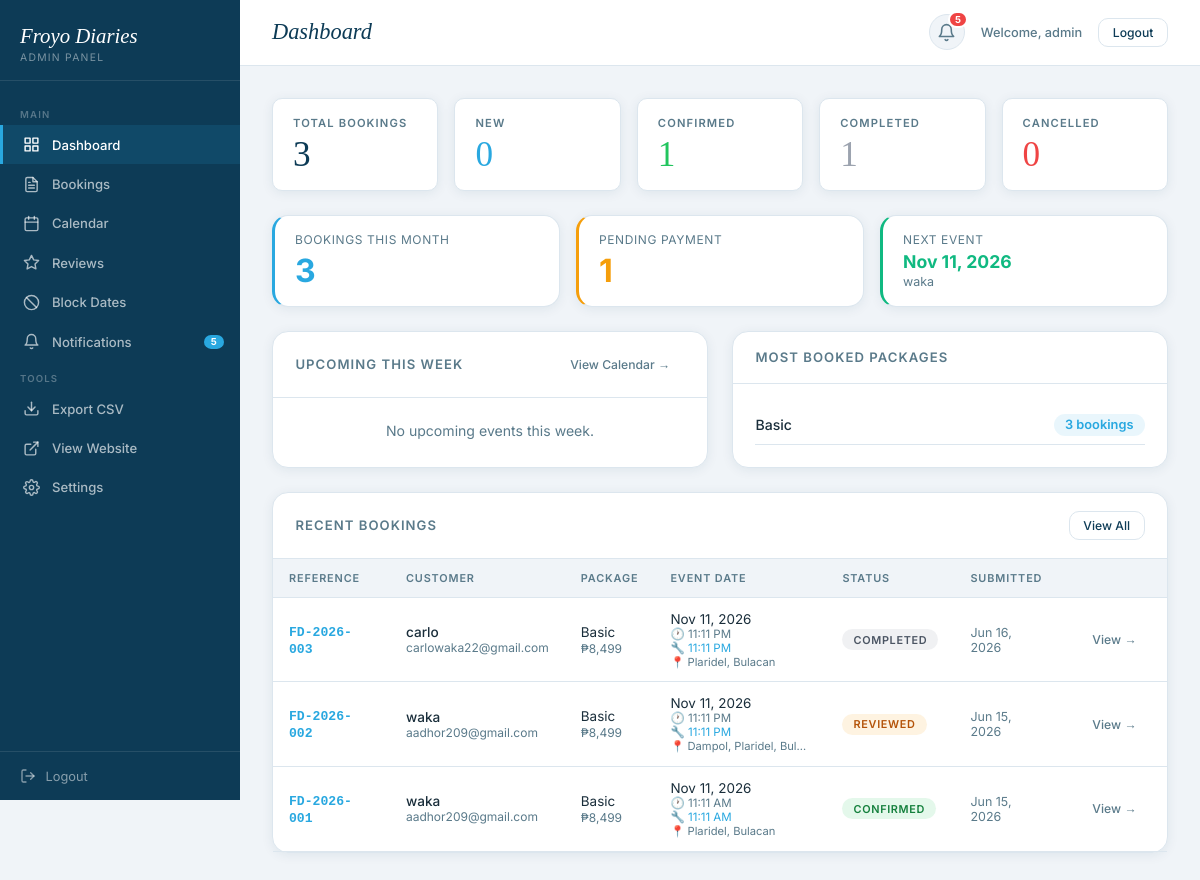
The page /dashboard/ (signed in) on the database its author committed.
### landing/models.py (models this page shows, shortened)
class Booking(models.Model):
    STATUS_CHOICES = [
        ('new',       'New'),
        ('reviewed',  'Reviewed'),
        ('confirmed', 'Confirmed'),
        ('completed', 'Completed'),
        ('cancelled', 'Cancelled'),
    ]
    PKG_TYPE_CHOICES = [
        ('froyo',   'Frozen Yogurt & Soft Serve'),
        ('taiyaki', 'Koi Taiyaki'),
    ]
    reference    = models.CharField(max_length=20, unique=True, blank=True)
    name         = models.CharField(max_length=200)
    email        = models.EmailField()
    phone        = models.CharField(max_length=30, blank=True)
    event_type   = models.CharField(max_length=100, blank=True)
    event_date   = models.DateField(null=True, blank=True)
    event_time   = models.TimeField(null=True, blank=True,
                                    help_text="What time the event starts")
    setup_time   = models.TimeField(null=True, blank=True,
                                    help_text="What time we need to arrive for setup")
    venue        = models.TextField(blank=True, help_text="Full venue address")
    venue_lat    = models.CharField(max_length=30, blank=True)
    venue_lng    = models.CharField(max_length=30, blank=True)
    notes        = models.TextField(blank=True)
    pkg_type     = models.CharField(max_length=20, choices=PKG_TYPE_CHOICES, default='froyo')
    pkg_name     = models.CharField(max_length=100)
    pkg_price    = models.CharField(max_length=30)
    sauces       = models.CharField(max_length=500, blank=True)
    crunches     = models.CharField(max_length=500, blank=True)
    fruits       = models.CharField(max_length=500, blank=True)
    status        = models.CharField(max_length=20, choices=STATUS_CHOICES, default='new')
    admin_notes   = models.TextField(blank=True)
    cancel_reason = models.TextField(blank=True)
    payment_notes = models.TextField(blank=True, help_text="Internal payment tracking notes")
    payment_received = models.BooleanField(default=False, help_text="Has payment been received?")
    created_at   = models.DateTimeField(auto_now_add=True)
    updated_at   = models.DateTimeField(auto_now=True)
    class Meta:
        ordering = ['-created_at']

### landing/admin_views.py (the view)
# urls.py: path('dashboard/',                   admin_views.dashboard,           name='dashboard'),
@login_required(login_url='/admin-login/')
def dashboard(request):
    now   = timezone.now()
    today = now.date()
    week_end = today + datetime.timedelta(days=7)
    total      = Booking.objects.count()
    new_count  = Booking.objects.filter(status='new').count()
    confirmed  = Booking.objects.filter(status='confirmed').count()
    cancelled  = Booking.objects.filter(status='cancelled').count()
    completed  = Booking.objects.filter(status='completed').count()
    upcoming = Booking.objects.filter(
        event_date__gte=today,
        event_date__lte=week_end,
    ).exclude(status='cancelled').order_by('event_date')[:5]
    recent = Booking.objects.order_by('-created_at')[:5]
    pkg_stats = Booking.objects.values('pkg_name').annotate(count=Count('id')).order_by('-count')[:5]
    this_month_bookings = Booking.objects.filter(
        created_at__year=today.year,
        created_at__month=today.month,
    ).count()
    pending_payment = Booking.objects.filter(
        status__in=['new', 'reviewed'],
        payment_received=False,
    ).count()
    next_event = Booking.objects.filter(
        event_date__gte=today,
    ).exclude(status='cancelled').order_by('event_date').first()
    context = {
        'total': total,
        'new_count': new_count,
        'confirmed': confirmed,
        'cancelled': cancelled,
        'completed': completed,
        'upcoming': upcoming,
        'recent': recent,
        'pkg_stats': pkg_stats,
        'today': today,
        'this_month_bookings': this_month_bookings,
        'pending_payment': pending_payment,
        'next_event': next_event,
    }
    return render(request, 'landing/admin/dashboard.html', context)

### landing/templates/landing/admin/dashboard.html (shortened to what this page needs)
{% extends "landing/admin/base_admin.html" %}
{% block page_title %}Dashboard{% endblock %}
{% block content %}
<div class="stats-grid">
  <div class="stat-card">
    <div class="stat-card__label">Total Bookings</div>
    <div class="stat-card__value">{{ total }}</div>
  </div>
  <div class="stat-card">
    <div class="stat-card__label">New</div>
    <div class="stat-card__value blue">{{ new_count }}</div>
  </div>
  <div class="stat-card">
    <div class="stat-card__label">Confirmed</div>
    <div class="stat-card__value green">{{ confirmed }}</div>
  </div>
  <div class="stat-card">
    <div class="stat-card__label">Completed</div>
    <div class="stat-card__value" style="color:var(--gray)">{{ completed }}</div>
  </div>
  <div class="stat-card">
    <div class="stat-card__label">Cancelled</div>
    <div class="stat-card__value red">{{ cancelled }}</div>
  </div>
</div>
<div style="display:grid;grid-template-columns:repeat(3,1fr);gap:1rem;margin-bottom:1.5rem">
  <div class="card" style="border-left:3px solid var(--accent)">
    <div class="card__body" style="padding:1rem 1.25rem">
      <div style="font-size:.75rem;color:var(--text-light);text-transform:uppercase;letter-spacing:.05em;margin-bottom:.25rem">Bookings This Month</div>
      <div style="font-size:2rem;font-weight:700;color:var(--accent)">{{ this_month_bookings }}</div>
    </div>
  </div>
  <div class="card" style="border-left:3px solid #f59e0b">
    <div class="card__body" style="padding:1rem 1.25rem">
      <div style="font-size:.75rem;color:var(--text-light);text-transform:uppercase;letter-spacing:.05em;margin-bottom:.25rem">Pending Payment</div>
      <div style="font-size:2rem;font-weight:700;color:#f59e0b">{{ pending_payment }}</div>
    </div>
  </div>
  <div class="card" style="border-left:3px solid #10b981">
    <div class="card__body" style="padding:1rem 1.25rem">
      <div style="font-size:.75rem;color:var(--text-light);text-transform:uppercase;letter-spacing:.05em;margin-bottom:.25rem">Next Event</div>
      {% if next_event %}
        <div style="font-size:1.1rem;font-weight:700;color:#10b981">{{ next_event.event_date|date:"M d, Y" }}</div>
        <div style="font-size:.78rem;color:var(--text-light);margin-top:.15rem">{{ next_event.name }}</div>
      {% else %}
        <div style="font-size:1rem;font-weight:600;color:var(--text-light)">None scheduled</div>
      {% endif %}
    </div>
  </div>
</div>
<div style="display:grid;grid-template-columns:1fr 1fr;gap:1.5rem;margin-bottom:1.5rem">
  <div class="card">
    <div class="card__header">
      <span class="card__title">Upcoming This Week</span>
      <a href="{% url 'landing:calendar_view' %}" class="btn btn--ghost btn--sm">View Calendar →</a>
    </div>
    <div class="card__body" style="padding:0">
      {% if upcoming %}
        <table>
          <thead><tr><th>Date</th><th>Customer</th><th>Package</th><th>Status</th><th>Payment</th></tr></thead>
          <tbody>
            {% for b in upcoming %}
            <tr>
              <td style="white-space:nowrap;font-weight:500">{{ b.event_date|date:"M d" }}</td>
              <td><a href="{% url 'landing:booking_detail' b.pk %}">{{ b.name }}</a></td>
              <td style="color:var(--text-light);font-size:.8rem">{{ b.pkg_name }}</td>
              <td><span class="badge badge--{{ b.status }}">{{ b.get_status_display }}</span></td>
              <td>
                {% if b.payment_received %}
                  <span style="font-size:.72rem;font-weight:600;color:#15803d">✅ Received</span>
                {% elif b.status == 'reviewed' %}
                  <span style="font-size:.72rem;font-weight:600;color:#92400e">⏳ Awaiting</span>
                {% else %}
                  <span style="font-size:.72rem;color:var(--text-light)">—</span>
                {% endif %}
              </td>
            </tr>
            {% endfor %}
          </tbody>
        </table>
      {% else %}
        <div style="padding:1.5rem;text-align:center;color:var(--text-light);font-size:.88rem">No upcoming events this week.</div>
      {% endif %}
    </div>
  </div>
  <div class="card">
    <div class="card__header">
      <span class="card__title">Most Booked Packages</span>
    </div>
    <div class="card__body">
      {% if pkg_stats %}
        {% for p in pkg_stats %}
        <div style="display:flex;align-items:center;justify-content:space-between;padding:.5rem 0;border-bottom:1px solid var(--border)">
          <span style="font-size:.88rem;font-weight:500">{{ p.pkg_name }}</span>
          <span style="font-size:.8rem;background:rgba(41,168,224,.1);color:var(--accent);padding:.2rem .7rem;border-radius:100px;font-weight:600">{{ p.count }} booking{{ p.count|pluralize }}</span>
        </div>
        {% endfor %}
      {% else %}
        <div style="text-align:center;color:var(--text-light);font-size:.88rem">No bookings yet.</div>
      {% endif %}
    </div>
  </div>
</div>
<div class="card">
  <div class="card__header">
    <span class="card__title">Recent Bookings</span>
    <a href="{% url 'landing:bookings_list' %}" class="btn btn--outline btn--sm">View All</a>
  </div>
  <div class="card__body" style="padding:0">
    {% if recent %}
    <div class="table-wrap">
      <table>
        <thead>
          <tr><th>Reference</th><th>Customer</th><th>Package</th><th>Event Date</th><th>Status</th><th>Submitted</th><th></th></tr>
        </thead>
        <tbody>
          {% for b in recent %}
          <tr>
            <td><span style="font-family:monospace;font-size:.82rem;font-weight:600;color:var(--accent)">{{ b.reference }}</span></td>
            <td>
              <div style="font-weight:500">{{ b.name }}</div>
              <div style="font-size:.75rem;color:var(--text-light)">{{ b.email }}</div>
            </td>
            <td style="font-size:.84rem">{{ b.pkg_name }}<br><span style="font-size:.75rem;color:var(--text-light)">{{ b.pkg_price }}</span></td>
            <td style="font-size:.84rem">
              {% if b.event_date %}{{ b.event_date|date:"M d, Y" }}{% else %}<span style="color:var(--text-light)">—</span>{% endif %}
              {% if b.event_time %}<div style="font-size:.72rem;color:var(--text-light)">🕐 {{ b.event_time|time:"g:i A" }}</div>{% endif %}
              {% if b.setup_time %}<div style="font-size:.72rem;color:var(--accent)">🔧 {{ b.setup_time|time:"g:i A" }}</div>{% endif %}
              {% if b.venue %}<div style="font-size:.7rem;color:var(--text-light);max-width:140px;overflow:hidden;text-overflow:ellipsis;white-space:nowrap" title="{{ b.venue }}">📍 {{ b.venue|truncatechars:25 }}</div>{% endif %}
            </td>
            <td><span class="badge badge--{{ b.status }}">{{ b.get_status_display }}</span></td>
            <td style="font-size:.78rem;color:var(--text-light)">{{ b.created_at|date:"M d, Y" }}</td>
            <td><a href="{% url 'landing:booking_detail' b.pk %}" class="btn btn--ghost btn--sm">View →</a></td>
          </tr>
          {% endfor %}
        </tbody>
      </table>
    </div>
    {% else %}
      <div style="padding:2rem;text-align:center;color:var(--text-light)">No bookings yet. They'll appear here when customers book through your website.</div>
    {% endif %}
  </div>
</div>
{% endblock %}

### landing/templates/landing/admin/base_admin.html (shortened to what this page needs)
{% load static %}
<!DOCTYPE html>
<html lang="en">
<head>
</head>
<body>
<div class="admin-layout">
<aside class="sidebar" id="sidebar">
  <div class="sidebar__brand">
    <div class="sidebar__brand-name">Froyo Diaries</div>
    <div class="sidebar__brand-sub">Admin Panel</div>
  </div>
  <nav class="sidebar__nav">
    <div class="nav-label">Main</div>
    <a href="{% url 'landing:dashboard' %}" class="{% if request.resolver_match.url_name == 'dashboard' %}active{% endif %}">
      <svg viewBox="0 0 24 24" fill="none" stroke="currentColor" stroke-width="2" stroke-linecap="round" stroke-linejoin="round"><rect x="3" y="3" width="7" height="7"/><rect x="14" y="3" width="7" height="7"/><rect x="14" y="14" width="7" height="7"/><rect x="3" y="14" width="7" height="7"/></svg>
      Dashboard
    </a>
    <a href="{% url 'landing:bookings_list' %}" class="{% if request.resolver_match.url_name == 'bookings_list' or request.resolver_match.url_name == 'booking_detail' %}active{% endif %}">
      Bookings
    </a>
    <a href="{% url 'landing:calendar_view' %}" class="{% if request.resolver_match.url_name == 'calendar_view' %}active{% endif %}">
      <svg viewBox="0 0 24 24" fill="none" stroke="currentColor" stroke-width="2" stroke-linecap="round" stroke-linejoin="round"><rect x="3" y="4" width="18" height="18" rx="2" ry="2"/><line x1="16" y1="2" x2="16" y2="6"/><line x1="8" y1="2" x2="8" y2="6"/><line x1="3" y1="10" x2="21" y2="10"/></svg>
      Calendar
    </a>
    <a href="{% url 'landing:reviews_list' %}" class="{% if request.resolver_match.url_name == 'reviews_list' %}active{% endif %}">
      <svg viewBox="0 0 24 24" fill="none" stroke="currentColor" stroke-width="2" stroke-linecap="round" stroke-linejoin="round"><polygon points="12 2 15.09 8.26 22 9.27 17 14.14 18.18 21.02 12 17.77 5.82 21.02 7 14.14 2 9.27 8.91 8.26 12 2"/></svg>
      Reviews
    </a>
    <a href="{% url 'landing:blocked_dates' %}" class="{% if request.resolver_match.url_name == 'blocked_dates' %}active{% endif %}">
      <svg viewBox="0 0 24 24" fill="none" stroke="currentColor" stroke-width="2" stroke-linecap="round" stroke-linejoin="round"><circle cx="12" cy="12" r="10"/><line x1="4.93" y1="4.93" x2="19.07" y2="19.07"/></svg>
      Block Dates
    </a>
    <a href="{% url 'landing:notifications_list' %}" class="{% if request.resolver_match.url_name == 'notifications_list' %}active{% endif %}" style="position:relative">
      <svg viewBox="0 0 24 24" fill="none" stroke="currentColor" stroke-width="2" stroke-linecap="round" stroke-linejoin="round"><path d="M18 8A6 6 0 0 0 6 8c0 7-3 9-3 9h18s-3-2-3-9"/><path d="M13.73 21a2 2 0 0 1-3.46 0"/></svg>
      Notifications
      <span class="sidebar-notif-badge" id="sidebarNotifBadge" style="display:none;position:absolute;right:1rem;top:50%;transform:translateY(-50%);background:var(--accent);color:#fff;font-size:.6rem;font-weight:700;padding:.1rem .45rem;border-radius:100px"></span>
    </a>
    <div class="nav-label">Tools</div>
    <a href="{% url 'landing:export_csv' %}">
      <svg viewBox="0 0 24 24" fill="none" stroke="currentColor" stroke-width="2" stroke-linecap="round" stroke-linejoin="round"><path d="M21 15v4a2 2 0 0 1-2 2H5a2 2 0 0 1-2-2v-4"/><polyline points="7 10 12 15 17 10"/><line x1="12" y1="15" x2="12" y2="3"/></svg>
      Export CSV
    </a>
    <a href="/" target="_blank">
      <svg viewBox="0 0 24 24" fill="none" stroke="currentColor" stroke-width="2" stroke-linecap="round" stroke-linejoin="round"><path d="M18 13v6a2 2 0 0 1-2 2H5a2 2 0 0 1-2-2V8a2 2 0 0 1 2-2h6"/><polyline points="15 3 21 3 21 9"/><line x1="10" y1="14" x2="21" y2="3"/></svg>
      View Website
    </a>
    <a href="{% url 'landing:account_settings' %}" class="{% if request.resolver_match.url_name == 'account_settings' %}active{% endif %}">
      Settings
    </a>
  </nav>
  <div class="sidebar__footer">
    <a href="{% url 'landing:admin_logout' %}">
      <svg width="16" height="16" viewBox="0 0 24 24" fill="none" stroke="currentColor" stroke-width="2" stroke-linecap="round" stroke-linejoin="round"><path d="M9 21H5a2 2 0 0 1-2-2V5a2 2 0 0 1 2-2h4"/><polyline points="16 17 21 12 16 7"/><line x1="21" y1="12" x2="9" y2="12"/></svg>
      Logout
    </a>
  </div>
</aside>
<div class="main">
  <div class="topbar">
    <div style="display:flex;align-items:center;gap:1rem">
      <span class="topbar__title">{% block page_title %}Dashboard{% endblock %}</span>
    </div>
    <div class="topbar__right">
      <a href="{% url 'landing:notifications_list' %}" class="notif-bell" id="notifBell" title="Notifications">
        <svg width="19" height="19" viewBox="0 0 24 24" fill="none" stroke="currentColor" stroke-width="2" stroke-linecap="round" stroke-linejoin="round"><path d="M18 8A6 6 0 0 0 6 8c0 7-3 9-3 9h18s-3-2-3-9"/><path d="M13.73 21a2 2 0 0 1-3.46 0"/></svg>
        <span class="notif-bell__badge" id="notifBadge" style="display:none">0</span>
      </a>
      <span class="topbar__user">Welcome, {{ request.user.username }}</span>
      <a href="{% url 'landing:admin_logout' %}" class="btn btn--outline btn--sm">Logout</a>
    </div>
  </div>
  <div class="page-body">
    {% block content %}{% endblock %}
  </div>
</div>
</div>
</html>

### rows shown on the page
Booking: event_date "Nov 11, 2026", name "waka", reference "FD-2026-001", email "aadhor209@gmail.com", pkg_name "Basic", pkg_price "₱8,499", event_time "11:11 AM", setup_time "11:11 AM", venue "Plaridel, Bulacan", status "CONFIRMED", created_at "Jun 15, 2026"
Booking: reference "FD-2026-003", name "carlo", email "carlowaka22@gmail.com", pkg_name "Basic", pkg_price "₱8,499", event_date "Nov 11, 2026", event_time "11:11 PM", setup_time "11:11 PM", venue "Plaridel, Bulacan", status "COMPLETED", created_at "Jun 16, 2026"
Booking: reference "FD-2026-002", name "waka", email "aadhor209@gmail.com", pkg_name "Basic", pkg_price "₱8,499", event_date "Nov 11, 2026", event_time "11:11 PM", setup_time "11:11 PM", venue "Dampol, Plaridel, Bul…", status "REVIEWED", created_at "Jun 15, 2026"

### other values the page prints
{{ request.user.username }} "admin"
{{ total }} "3"
{{ new_count }} "0"
{{ confirmed }} "1"
{{ completed }} "1"
{{ cancelled }} "0"
{{ this_month_bookings }} "3"
{{ pending_payment }} "1"
{{ p.pkg_name }} "Basic"
{{ p.count }} "3"
